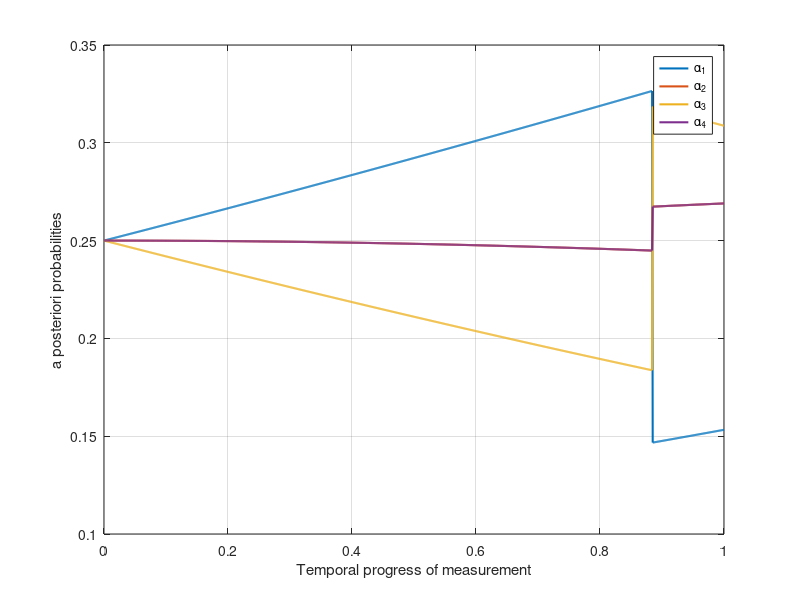

This figure's MATLAB source: (Note: this script raises an error after producing the figure.)
clc; clear; close all;

M = 4;                      % QPSK
alpha2 = 0.5;               % mean photon number |alpha|^2
beta = 0.23;                % displacement
T = 1;                      % total time
dt = 0.001;
t = 0:dt:T;

% True state index (example: alpha3)
true_k = 3;

% Define constellation (QPSK)
alpha = sqrt(alpha2)*exp(1j*(0:M-1)*2*pi/M);

% Displaced means
n_k = abs(alpha - beta).^2;

P = ones(M, length(t)) / M;   % posterior over time
P_current = ones(M,1)/M;      % current posterior

% Generate photon arrival times (true state)
lambda_true = n_k(true_k);

arrival_times = [];
time = 0;

while time < T
    delta = -log(rand)/lambda_true;
    time = time + delta;
    if time < T
        arrival_times = [arrival_times time];
    end
end

current_state = 1; % cyclic probing starts at alpha1
event_idx = 1;

for i = 2:length(t)
    
    % Check if photon arrives at this time
    if event_idx <= length(arrival_times) && ...
       abs(t(i) - arrival_times(event_idx)) < dt
        
        % -------- Photon detection update --------
        
        likelihood = n_k; % proportional to rate
        
        P_current = P_current .* likelihood.';
        P_current = P_current / sum(P_current);
        
        % Move to next state (cyclic probing)
        current_state = mod(current_state, M) + 1;
        
        event_idx = event_idx + 1;
        
    else
        % -------- No photon update (vacuum evolution) --------
        
        likelihood = exp(-n_k*dt);
        
        P_current = P_current .* likelihood.';
        P_current = P_current / sum(P_current);
    end
    

    P(:,i) = P_current;
end

figure;

colors = lines(M);

for k = 1:M
    plot(t, P(k,:), 'LineWidth', 1.5); hold on;
end

xlabel('Temporal progress of measurement');
ylabel('a posteriori probabilities');

legend('\alpha_1','\alpha_2','\alpha_3','\alpha_4');

grid on;

for tt = arrival_times
    xline(tt, '--k');
end

[~, max_idx] = max(P);

stairs(t, max_idx/M, 'k', 'LineWidth', 2); % normalized for plotting

[~, max_idx] = max(P);

stairs(t, max_idx/M, 'k', 'LineWidth', 2); % normalized for plotting

 %
 % 
 % -------- Extract table --------
%t_check = [0.15 0.35 0.54 0.71 1.0];
% t_check = linspace(0.1, 1.0, 10); 
% idx = round(t_check / dt) + 1;
% 
% posterior_table = P(:, idx);
% 
% T = array2table(posterior_table, ...
%     'VariableNames', {'t1_0_15','t2_0_35','t3_0_54','t4_0_71','t5_1_0'}, ...
%     'RowNames', {'alpha1','alpha2','alpha3','alpha4'});
% 
% disp(T);

% Define time points (0.1 spacing)
t_check = 0.1:0.1:1.0;

% Convert to indices
idx = round(t_check / dt) + 1;

% Extract posterior values
posterior_table = P(:, idx);

% Create variable names like t_0_10, t_0_20, ..., t_1_00
varNames = strcat('t_', strrep(sprintfc('%.2f', t_check), '.', '_'));

% Create table
T = array2table(posterior_table, ...
    'VariableNames', varNames, ...
    'RowNames', {'alpha1','alpha2','alpha3','alpha4'});

% Display
disp(T);

% Time points (from paper)
t_pts = [0 0.15 0.35 0.54 0.71 1];

% Posterior values (α1 case)
P_alpha1 = [ ...
    0.25   0.024 0.049 0.061 0.139 0.075;  % alpha1
    0.25   0.277 0.423 0.090 0.291 0.256;  % alpha2
    0.25   0.403 0.105 0.131 0.302 0.434;  % alpha3
    0.25   0.277 0.423 0.718 0.268 0.236]; % alpha4

% Create fine time for smooth lines
t_fine = linspace(0,1,500);

% Interpolate
P_interp = zeros(4, length(t_fine));
for k = 1:4
    P_interp(k,:) = interp1(t_pts, P_alpha1(k,:), t_fine, 'linear');
end

% Plot
figure;
hold on;

colors = lines(4);

for k = 1:4
    plot(t_fine, P_interp(k,:), 'LineWidth', 1.5, 'Color', colors(k,:));
end

% Vertical lines at detection times
for tt = t_pts(2:end-1)
    xline(tt, '--k');
end

xlabel('Temporal progress of measurement');
ylabel('a posteriori probabilities');

title('\alpha_1 case');

legend('\alpha_1','\alpha_2','\alpha_3','\alpha_4');

grid on;
